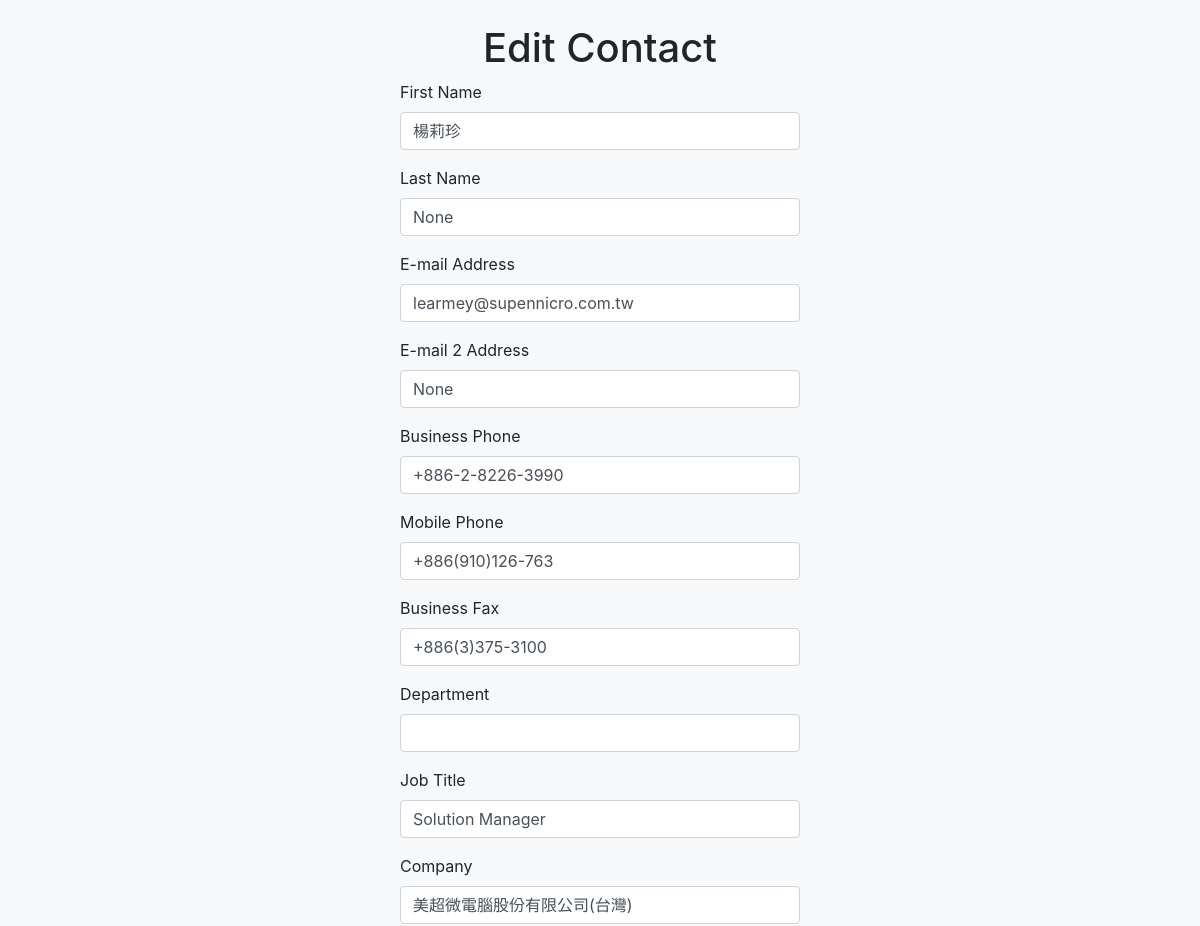
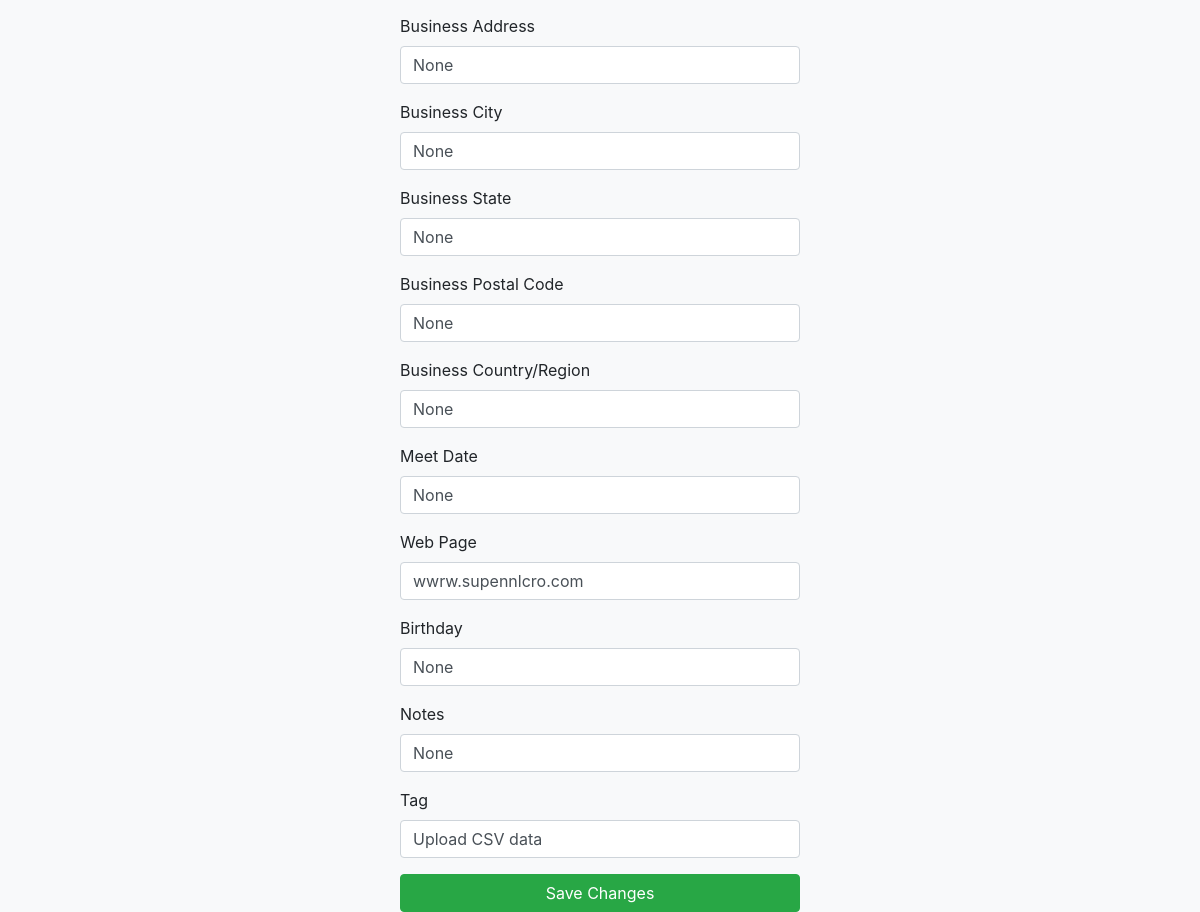
/edit/4 (signed in), run on the app's committed database (2 pictures, top to bottom).
### modules/contacts.py (models this page shows)
class Contact(db.Model):
    id = db.Column(db.Integer, primary_key=True)
    tag = db.Column(db.String(50))
    first_name = db.Column(db.String(50))
    last_name = db.Column(db.String(50))
    company = db.Column(db.String(50))
    department = db.Column(db.String(50))
    job_title = db.Column(db.String(50))
    email_address = db.Column(db.String(50))
    email_address_2 = db.Column(db.String(50))
    business_phone = db.Column(db.String(20))
    mobile_phone = db.Column(db.String(20))
    business_fax = db.Column(db.String(20))
    birthday = db.Column(db.String(20))
    business_address = db.Column(db.String(100))
    business_city = db.Column(db.String(50))
    business_state = db.Column(db.String(50))
    business_zip = db.Column(db.String(20))
    business_country = db.Column(db.String(50))
    web_page = db.Column(db.String(100))
    meet_date = db.Column(db.String(50))
    notes = db.Column(db.Text)

### app.py (the view, shortened to what this page needs)
@app.route("/edit/<int:contact_id>", methods=["GET", "POST"])
@login_required
@admin_required
def edit(contact_id):
    selected_language = select_language()
    contact = Contact.query.get_or_404(contact_id)
    print(f"Contact ID: {contact_id}")
    print(f"Contact Data: {contact}")
    editable_fields = {
        "First Name": "first_name",
        "Last Name": "last_name",
        "E-mail Address": "email_address",
        "E-mail 2 Address": "email_address_2",
        "Business Phone": "business_phone",
        "Mobile Phone": "mobile_phone",
        "Business Fax": "business_fax",
        "Job Title": "job_title",
        "Company": "company",
        "Business Address": "business_address",
        "Business City": "business_city",
        "Business State": "business_state",
        "Business Postal Code": "business_zip",
        "Business Country/Region": "business_country",
        "Meet Date": "meet_date",
        "Web Page": "web_page",
        "Birthday": "birthday",
        "Notes": "notes",
        "Tag": "tag",
    }
    headers = {
        "First Name": "first_name",
        "Last Name": "last_name",
        "E-mail Address": "email_address",
        "E-mail 2 Address": "email_address_2",
        "Business Phone": "business_phone",
        "Mobile Phone": "mobile_phone",
        "Business Fax": "business_fax",
        "Department": "department",
        "Job Title": "job_title",
        "Company": "company",
        "Business Address": "business_address",
        "Business City": "business_city",
        "Business State": "business_state",
        "Business Postal Code": "business_zip",
        "Business Country/Region": "business_country",
        "Meet Date": "meet_date",
        "Web Page": "web_page",
        "Birthday": "birthday",
        "Notes": "notes",
        "Tag": "tag",
    }
    return render_template(
        f"{selected_language}/edit.html", contact=contact, headers=headers
    )

### app.py (called while the page is built)
def select_language():
    return app.config["select_language"]

### modules/functions.py (called while the page is built)
def login_required(view):
    @wraps(view)
    def wrapped_view(*args, **kwargs):
        if "username" in session:
            return view(*args, **kwargs)
        else:
            flash("You need to login first")
            return redirect(url_for("login"))
    return wrapped_view

def admin_required(view):
    @wraps(view)
    def wrapped_view(*args, **kwargs):
        if "username" in session and session.get('role') == 'admin':
            return view(*args, **kwargs)
        else:
            flash("You need to be an admin to access this page")
            return redirect(url_for("login"))
    return wrapped_view

### templates/english/edit.html (shortened to what this page needs)
<!DOCTYPE html>
<html lang="en">
  <head class="bg-light">
    <link rel="stylesheet" href="{{ url_for('static', filename='styles.css') }}">
    <link
      rel="stylesheet"
      href="https://maxcdn.bootstrapcdn.com/bootstrap/4.0.0/css/bootstrap.min.css"
    />
  </head>
  <body class="bg-light">
    <div class="container">
      <h1 class="text-center mt-4">Edit Contact</h1>
      <form
        method="post"
        action="{{ url_for('edit', contact_id=contact.id) }}"
        class="mx-auto"
        style="max-width: 400px"
      >
        {% for header, field_name in headers.items() %}
        <div class="form-group">
          <label for="{{ field_name }}">{{ header }}</label>
          <input
            type="text"
            name="{{ field_name }}"
            id="{{ field_name }}"
            value="{{ contact[field_name] }}"
            class="form-control"
          />
        </div>
        {% endfor %}
        <button type="submit" class="btn btn-success btn-block">
          Save Changes
        </button>
      </form>
    </div>
  </body>
</html>

### data on the page
Contact: first_name "楊莉珍" "None" "learmey@supennicro.com.tw" "None" "+886-2-8226-3990" "+886(910)126-763" "+886(3)375-3100" "Solution Manager" "美超微電腦股份有限公司(台灣)" "None" "None" "None" "None" "None" "None" "wwrw.supennlcro.com" "None" "None" "Upload CSV data"

### other printed values
{{ header }} "First Name" "Last Name" "E-mail Address" "E-mail 2 Address" "Business Phone" "Mobile Phone" "Business Fax" "Department" "Job Title" "Company" "Business Address" "Business City" "Business State" "Business Postal Code" "Business Country/Region" "Meet Date" "Web Page" "Birthday" "Notes" "Tag"
